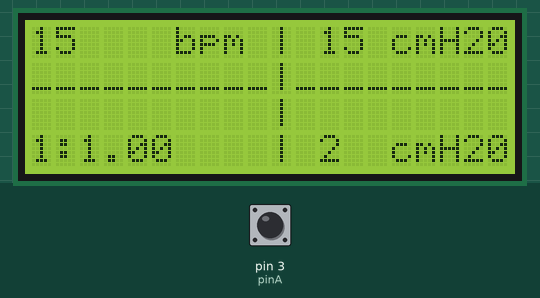
A sketch run on a simulated Arduino Uno, built with avr-gcc and run on an emulated ATmega328P. Shown: 20×4 character LCD. The test bench sets the inputs (shaded band); at power-on: pin 3 (pinA) HIGH. What the sketch prints to the serial monitor is not drawn.

Above: at 0.2 s.
At 0.7 s:
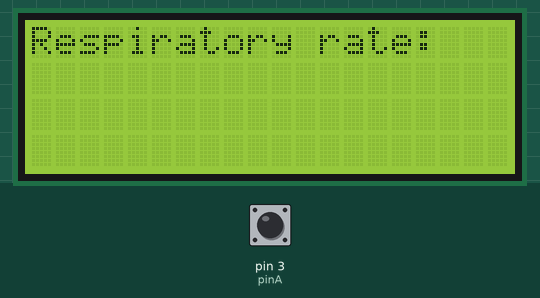

The sketch:

Controller_Rotary_v9.ino
```cpp
#include <Wire.h>
#include <LiquidCrystal_I2C.h>

// Set the LCD address to 0x27 for a 16 chars and 2 line display
LiquidCrystal_I2C lcd(0x3f, 20, 4);

// define control constants for the ventilator
const int INSP_PRESS_MAX = 20;           // Inspiratory pressure
const int INSP_PRESS_MIN = 5;
const int INSP_PRESS_DEFAULT = 15;
const int INSP_PRESS_STEP = 1;

const int RESP_RATE_MAX = 30;             // Respratory rate
const int RESP_RATE_MIN = 10;
const int RESP_RATE_DEFAULT = 20;
const int RESP_RATE_STEP = 1;

const int PEEP_MAX = 7;                   // PEEP
const int PEEP_MIN = 1;
const int PEEP_DEFAULT = 2;
const float PEP_STEP = 0.2;

const float I_E_RATIO_MAX = 3.0;           // Inspiratory - expiratory ratio
const float I_E_RATIO_MIN = 0.5;
const float I_E_RATIO_DEFAULT = 1;
const float I_E_RATIO_STEP = 0.2;

const int INHALE_STATE = 0;     // vent is driving inhalation
const int EXHALE_STATE = 1;      // vent is driving exhlation

// control variables
int inspPressure =  INSP_PRESS_DEFAULT;
int respRate = INSP_PRESS_DEFAULT;
int peep = PEEP_DEFAULT;
float iERatio = I_E_RATIO_DEFAULT;

// Physical set up constants
const int selectButton = 0; // // Push switch built into the rotary encoder
const int pinA = 3;  // Connected to CLK on KY-040
const int pinB = 4;  // Connected to DT on KY-040

int ledState = 0; // 0 = 0ff, 1 = on
unsigned long changeTime;

int runState = 0;  // 0 = normal run, 1 = adjust RR, 2 = adjust Insp. Press, 3 = I.e. Ratio, 4 = PEEP, .. cycles back to 0
int pinALast;      // last pin high on rotary encoder

const long int TICKS_PER_MINUTE = 60000;         // assume milli-second clock tick .. calibrate to clock speed
int ticksPerInhale = 0;                    // Number of clock-ticks per inhale
int ticksPerExhale = 0;                    // Nmber of clock-ticks per exhale
int breathClock = 0;                      // Counts clock-ticks for the breath cycle
int breathState = INHALE_STATE;           // starts with machine driving breathing
int elapsed = 0;

void setup()
{
  //Initialize serial and wait for port to open:
  Serial.begin(9600);
  while (!Serial) {
    ; // wait for serial port to connect. Needed for native USB port only
  }

  // initialize the LCD
  lcd.begin();

  // Turn on the blacklight and print a message.
  lcd.backlight();

  updateDisplay();

  pinMode(selectButton, INPUT);        // input from centre button of the rotary encoder
  // pinMode(LED_BUILTIN, OUTPUT);
  pinMode (pinA, INPUT);               // Input from CLK of rotary encoder
  pinMode (pinB, INPUT);               // Input from DT of rotary encoder
  pinALast = digitalRead(pinA);        // Remember the state of the rotary encoder CLK

  ledState = 0;
  runState = 0; // set to normal running mode

  calcTicksPerCycle(respRate, iERatio );     // Update breath tick rates based on default RR and I.E.

  digitalWrite(LED_BUILTIN, LOW);
  changeTime = millis();
  breathClock = millis();
  breathState = INHALE_STATE;
  Serial.println("Motor to squeeze BVM");
}

void loop()
{
  int selectButtonData = digitalRead(selectButton);
  // Serial.println(selectButtonData);
  if (selectButtonData == LOW && (millis() - changeTime) > 500) {
    changeSettings();
  }


  elapsed = millis() - breathClock;   // how many clock ticks have passed?
  if ((elapsed >= ticksPerInhale) && (breathState == INHALE_STATE))  {
    // Time to exhale
    Serial.println("Motor to release BVM");
    breathState = EXHALE_STATE;              // switch to exhaling
    printBreathIndicator(0);
    breathClock = millis();                  // reset the clock
    elapsed = 0;
  };
  if ((elapsed >= ticksPerExhale) && (breathState == EXHALE_STATE))  {
    // Time to Inhale
    Serial.println("Motor to squeeze BVM");
    breathState = INHALE_STATE;              // switch to inhaling
    printBreathIndicator(20);
    breathClock = millis();                  // reset the clock
  }
}

void calcTicksPerCycle(int respRate, float iERatio ) {
  // Calculates the number of clock cycles per inhale, exhale

  int ticksPerBreath = TICKS_PER_MINUTE / respRate;
  ticksPerInhale = int ( ticksPerBreath * ( 1 / (1 + iERatio)));
  ticksPerExhale = int ( ticksPerBreath * (iERatio / (1 + iERatio)));

  Serial.print("Ticks per Inhale = ");
  Serial.println(ticksPerInhale);
  Serial.print("Ticks per Exhale = ");
  Serial.println(ticksPerExhale);

}


void updateDisplay() {
  // Turn on the blacklight and print a message.
  lcd.setCursor(0, 0);
  lcd.print(respRate);
  lcd.setCursor(6, 0);
  lcd.print("bpm |");

  lcd.setCursor(12, 0);
  lcd.print(inspPressure);
  lcd.setCursor(15, 0);
  lcd.print("cmH20");

  lcd.setCursor(0, 1);
  lcd.print("__________|_________");

  lcd.setCursor(0, 2);
  lcd.print("          |");

  lcd.setCursor(0, 3);
  lcd.print("1:");
  lcd.print(iERatio);
  lcd.setCursor(10, 3);
  lcd.print("|");
  lcd.setCursor(12, 3);
  lcd.print(peep);
  lcd.setCursor(15, 3);
  lcd.print("cmH20");
}

void printBreathIndicator( int numBlocks) {

  lcd.setCursor(0, 1);
  for (int i = 1; i <= numBlocks; i++) {
    lcd.print("#");
  }
  for (int i = numBlocks + 1; i <= 20; i++) {
    lcd.print("_");
  }
}


void changeSettings() {

  lcd.clear();

  // Serial.println("Respiratory rate");
  lcd.clear();
  lcd.setCursor(0, 0);
  lcd.print("Respiratory rate:");
  respRate = int(getKnob(RESP_RATE_MIN, RESP_RATE_MAX, respRate, 1.0, "bpm"));

  // Serial.println("Inspiratory Pressure");
  lcd.clear();
  lcd.setCursor(0, 0);
  lcd.print("Inspiratory Press:");
  inspPressure = int(getKnob(INSP_PRESS_MIN, INSP_PRESS_MAX, inspPressure, 1.0, "cmH20"));

  // Serial.println("I.E. Ratio");
  lcd.clear();
  lcd.setCursor(0, 0);
  lcd.print("I.E. Ratio:");
  iERatio = getKnob(I_E_RATIO_MIN, I_E_RATIO_MAX, iERatio, 0.2, "");

  // Serial.println("PEEP");
  lcd.clear();
  lcd.setCursor(0, 0);
  lcd.print("PEEP:");
  peep = int(getKnob(PEEP_MIN, PEEP_MAX, peep, 1.0, "cmH20"));

  lcd.clear();
  updateDisplay();

  calcTicksPerCycle(respRate, iERatio );           // UPdate the breath cycles based on the new settings of RR and I.E. ratio

  changeTime = millis(); // manage the keyboard de-bounce
}

float getKnob(int settingMin, int settingMax, float currentVal, float setStep, const String& units_str) {
  int sensorValue = 0;
  int selectButtonData = digitalRead(selectButton);
  int aVal;
  boolean bCW;

  // wait for the selection button to go get released again
  while (selectButtonData == LOW) {
    selectButtonData = digitalRead(selectButton);
    // Serial.println(selectButtonData);
  }

  while (selectButtonData == HIGH) {

    aVal = digitalRead(pinA);
    if (aVal != pinALast) { // Means the knob is rotating
      // if the knob is rotating, we need to determine direction
      // We do that by reading pin B.
      if (digitalRead(pinB) != aVal) {  // Means pin A Changed first - We're Rotating Clockwise
        bCW = true;
      } else {// Otherwise B changed first and we're moving CCW
        bCW = false;
      }
      // Serial.print ("Rotated: ");
      if (bCW) {
        // Serial.println ("clockwise");
        if (currentVal < settingMax ) {
          currentVal = currentVal + setStep;
        }
      } else {
        // Serial.println("counterclockwise");
        if (currentVal > settingMin) {
          currentVal = currentVal - setStep;
        }
      }
    }
    pinALast = aVal;

    lcd.setCursor(2, 2);
    lcd.print(currentVal);
    lcd.print("  ");
    lcd.setCursor(15, 2);
    lcd.print(units_str);
    selectButtonData = digitalRead(selectButton);
  }

  return (currentVal);
}
```
